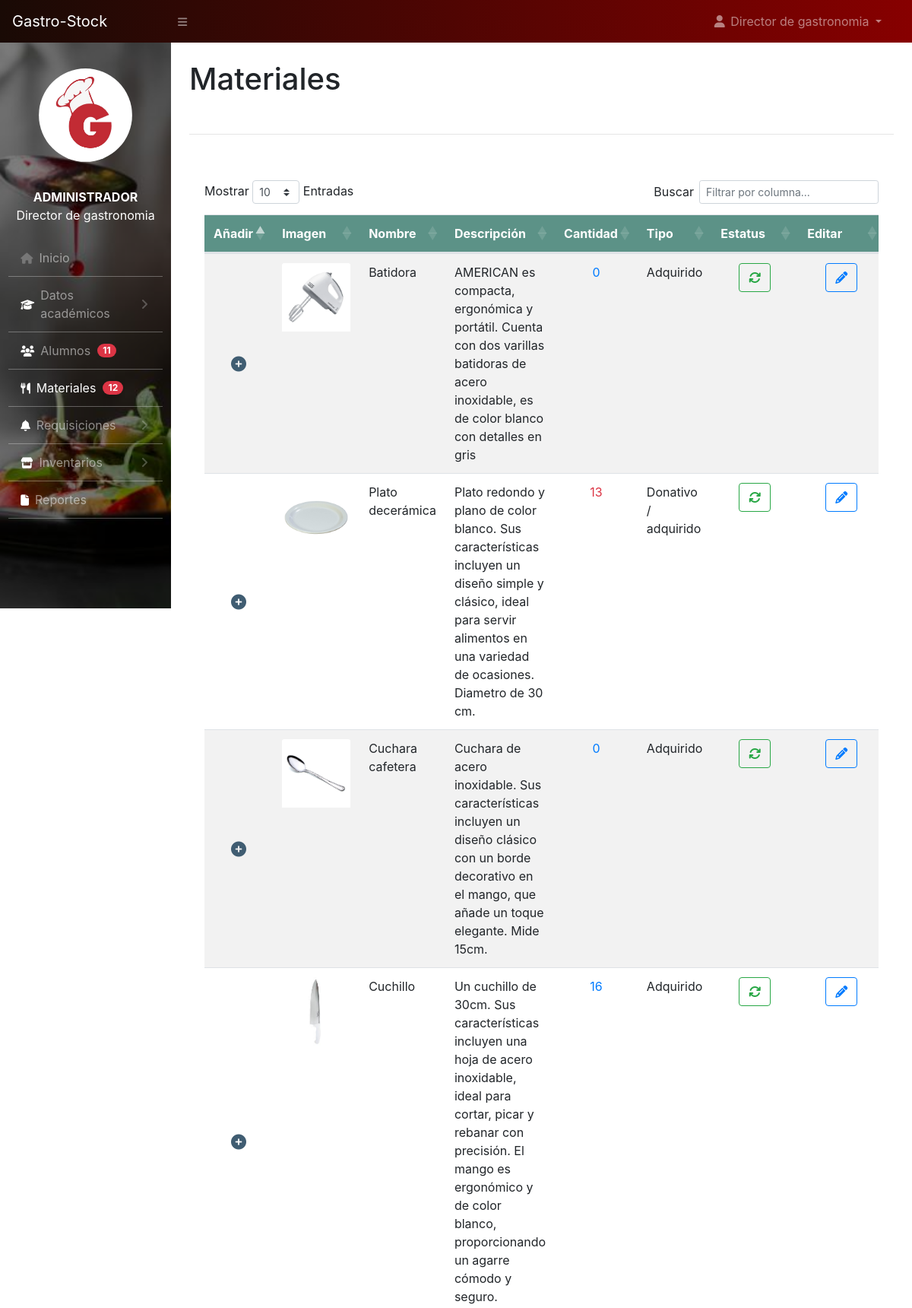
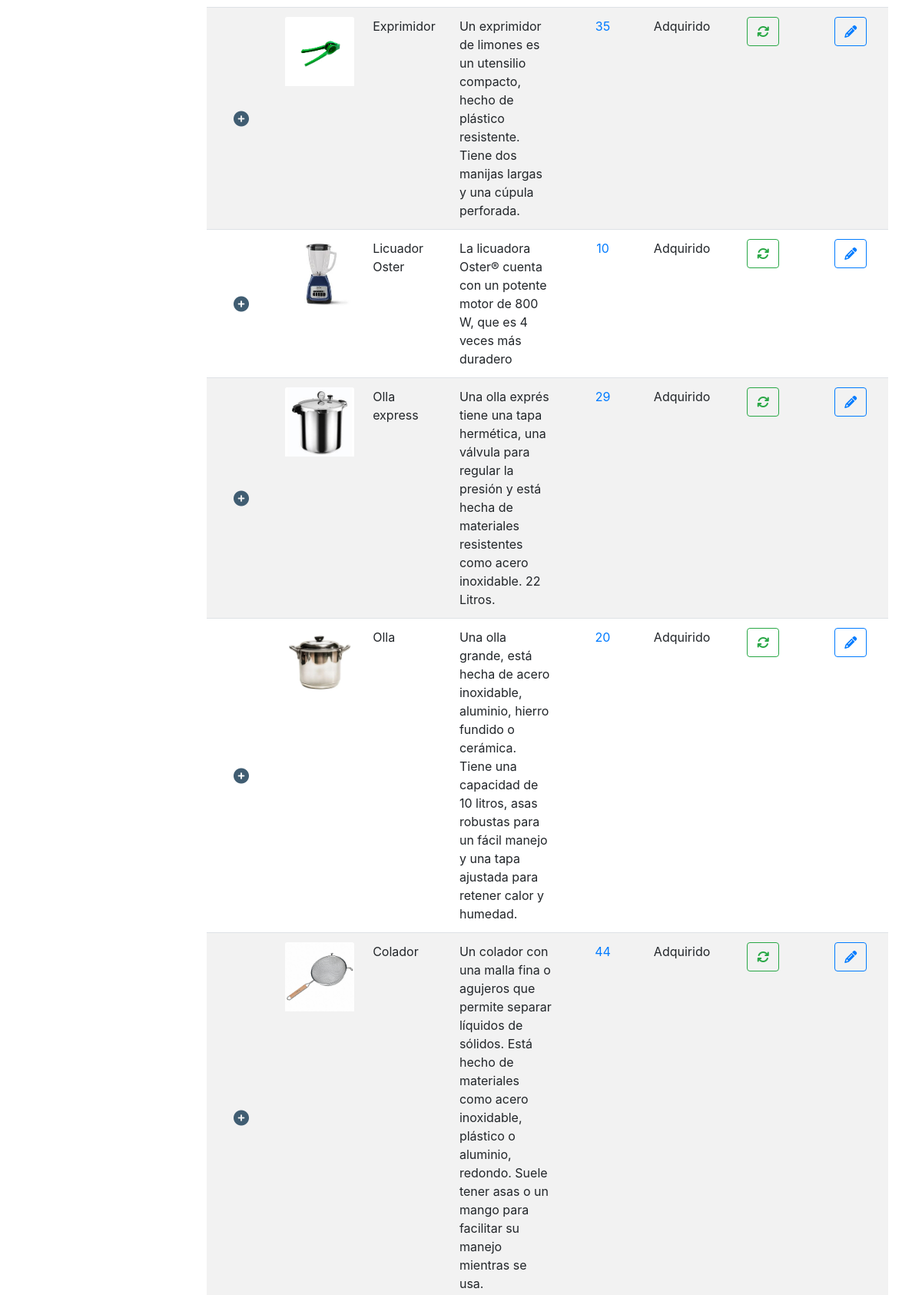
Page /encargado/materiales.php (signed in, upper part) on the committed database (2 pictures, top to bottom).
### tables this page shows
CREATE TABLE `articulos` (
  `id_articulo` int(11) NOT NULL,
  `nombre` varchar(255) NOT NULL,
  `cantidad` int(11) NOT NULL,
  `descripcion` varchar(500) NOT NULL,
  `imagen` varchar(255) NOT NULL,
  `tipo` enum('donativo','adquirido','donativo / adquirido') NOT NULL,
  `estatus` enum('activo','eliminado') DEFAULT NULL
);

### encargado/materiales.php (the view, shortened to what this page needs)
<?php
    include_once('../conf/config.php');
?>
<!DOCTYPE html>
<html lang="en">
<head>
	<link rel="stylesheet" href="https://cdn.jsdelivr.net/npm/bootstrap@4.6.2/dist/css/bootstrap.min.css">
        <link href="../css/styles.css" rel="stylesheet" />
        <link rel="stylesheet" href="../css/estilo-nav.css">
        <link href="https://cdn.datatables.net/1.10.20/css/dataTables.bootstrap4.min.css" rel="stylesheet" />
        <link rel="stylesheet" href="https://cdnjs.cloudflare.com/ajax/libs/font-awesome/6.5.1/css/all.min.css" />
</head>
<body class="sb-nav-fixed">
	<?php
		include_once("navbar.php");
	?>
	<div id="layoutSidenav_content">
                <main>
                    <div class="container-fluid">
                        <h1 class="mt-4">Materiales</h1>
                        <br>
                        <hr>
                        <br>
                        <div class="card mb-4" style="border: none">
                            <div class="card-body">
                                <div class="table-responsive">
                                    <table class="table table-hover table-striped" id="dataTable" width="100%" cellspacing="0">
                                        <thead style="background-color:#5C9287 ;color: #fff;">
                                            <tr>
                                              <th>Añadir</th>
                                                <th>Imagen</th>
                                                <th>Nombre</th>
                                                <th>Descripción</th>
                                                <th>Cantidad</th>
                                                <th>Tipo</th>
                                                <th>Estatus</th>
                                                <th>Editar</th>
                                            </tr>
                                        </thead>
                                        <tbody>
                                            <?php
          $sql = "SELECT * FROM articulos WHERE estatus = 'activo'";
          $result = $con -> query($sql);
          $i = 1;
          if($result ->num_rows > 0){
            while($row = $result ->fetch_assoc()) {
              ?>
             <tr>
                <td style="vertical-align:middle;text-align: center;">
  <i id="icono_plus" class="fa-solid fa-circle-plus fa-lg" data-toggle="modal" data-target="#exampleModal3_<?php echo $i ?>"></i>
                  </td>
                  <td>
    <?php
    $ruta1 = "php_action/" . htmlspecialchars($row['imagen']);
    $ruta2 = "../administrador/php_action/" . htmlspecialchars($row['imagen']);
    if (file_exists($ruta1)) {
        $rutaImagen = $ruta1;
    } elseif (file_exists($ruta2)) {
        $rutaImagen = $ruta2;
    }
    ?>
    <img src="<?php echo htmlspecialchars($rutaImagen); ?>" class="card-img-top" alt="Imagen" style="width: 90px; height: 90px; margin: auto;">
</td>
                  <td><?php echo ucfirst($row['nombre'])?></td>
                  <td><?php echo ucfirst($row['descripcion'])?></td>
                  <td>
                    <?php
                    if ($row['tipo'] == 'donativo / adquirido'){ ?>
                      <div class="container-fluid text-center">
                      <a href="#" class="text-danger" data-toggle="modal" data-target="#exampleModal4_<?php echo $i ?>">
  <?php echo $row['cantidad']?></a></div>
                    <?php } else { ?>
                      <div class="container-fluid text-center text-primary">
                        <?php echo $row['cantidad']?>
                      </div>
                    <?php } ?>
                   </td>
                    <td><?php echo ucfirst($row['tipo'])?></td>
                    <td>
                    <div class="container-fluid text-center">
                    <button type="button" class="btn btn-outline-success" data-toggle="modal" data-target="#exampleModal2_<?php echo $i ?>">
  <i class="fa-solid fa-arrows-rotate"></i>
</button></div>
                  </td>
                  <td class="text-center">
                    <div class="container-fluid text-center">
                    <a href="editar_material.php?id=<?php echo $row['id_articulo'] ?>" class="btn btn-outline-primary" role="button"><i class="fa-solid fa-pencil"></i> </a>
                    </div>
                  </td>
              </tr>
              <?php $i++;
            }
          } else{
            echo "<tr> <td colspan='9'> <center>Aún no se han registrado materiales</center></td></tr>";
          }
        ?>
                    </tbody>
                  </table>
                </div>
              </div>
            </div>
          </div>
          <br>
          <br>
          <br>
      <br>
        </main>
        <?php include_once('footer.php'); ?>
</body>
</html>

### encargado/materiales.php (style rules this page uses)
#icono_plus { color: #405D72; cursor: pointer; }

### rows in the picture
articulos: imagen (picture), nombre "Batidora", descripcion "AMERICAN es compacta, ergonómica y portátil. Cuenta con dos varillas batidoras de acero inoxidable, es de color blanco con detalles en gris", cantidad "0", tipo "Adquirido"
articulos: imagen (picture), nombre "Plato decerámica", descripcion "Plato redondo y plano de color blanco. Sus características incluyen un diseño simple y clásico, ideal para servir alimentos en una variedad de ocasiones. Diametro de 30 cm.", cantidad "13", tipo "Donativo / adquirido"
articulos: imagen (picture), nombre "Cuchara cafetera", descripcion "Cuchara de acero inoxidable. Sus características incluyen un diseño clásico con un borde decorativo en el mango, que añade un toque elegante. Mide 15cm.", cantidad "0", tipo "Adquirido"
articulos: imagen (picture), nombre "Cuchillo", descripcion "Un cuchillo de 30cm. Sus características incluyen una hoja de acero inoxidable, ideal para cortar, picar y rebanar con precisión. El mango es ergonómico y de color blanco, proporcionando un agarre cómodo y seguro.", cantidad "16", tipo "Adquirido"
articulos: imagen (picture), nombre "Exprimidor", descripcion "Un exprimidor de limones es un utensilio compacto, hecho de plástico resistente. Tiene dos manijas largas y una cúpula perforada.", cantidad "35", tipo "Adquirido"
articulos: imagen (picture), nombre "Licuador Oster", descripcion "La licuadora Oster® cuenta con un potente motor de 800 W, que es 4 veces más duradero", cantidad "10", tipo "Adquirido"
articulos: imagen (picture), nombre "Olla express", descripcion "Una olla exprés tiene una tapa hermética, una válvula para regular la presión y está hecha de materiales resistentes como acero inoxidable. 22 Litros.", cantidad "29", tipo "Adquirido"
articulos: imagen (picture), nombre "Olla", descripcion "Una olla grande, está hecha de acero inoxidable, aluminio, hierro fundido o cerámica. Tiene una capacidad de 10 litros, asas robustas para un fácil manejo y una tapa ajustada para retener calor y humedad.", cantidad "20", tipo "Adquirido"
articulos: imagen (picture), nombre "Colador", descripcion "Un colador con una malla fina o agujeros que permite separar líquidos de sólidos. Está hecho de materiales como acero inoxidable, plástico o aluminio, redondo. Suele tener asas o un mango para facilitar su manejo mientras se usa.", cantidad "44", tipo "Adquirido"

### other values in the picture
$nombre "Director de gastronomia"
$tipo_usuario "ADMINISTRADOR"
$row['total'] "11"
$row['total'] "12"
